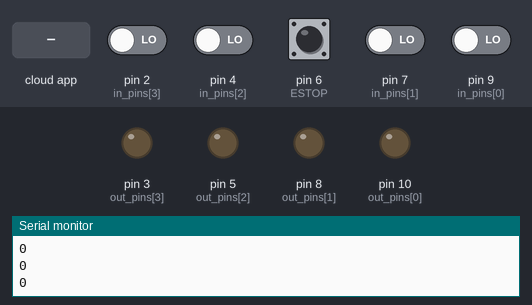
This sketch was run on a simulated Arduino Uno, built with avr-gcc and run on an emulated ATmega328P. On the bench: output pins drawn as LEDs (lit = HIGH), the last lines printed to the serial monitor. The inputs (shaded band) are chosen by the test bench; at power-on: pin 6 (ESTOP) HIGH, pin 2 (in_pins[3]), pin 4 (in_pins[2]), pin 7 (in_pins[1]), pin 9 (in_pins[0]) LOW. The ROS host is connected and sends only what is stated.

Above: at 1.2 s.
1.3 s: the phone or cloud app sets ready to 1
At 2.1 s:
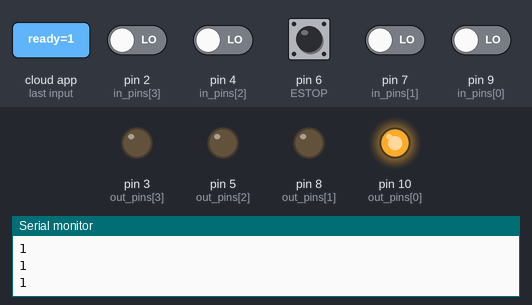
2.8 s: pin 2 (in_pins[3]) driven HIGH
At 4.0 s:
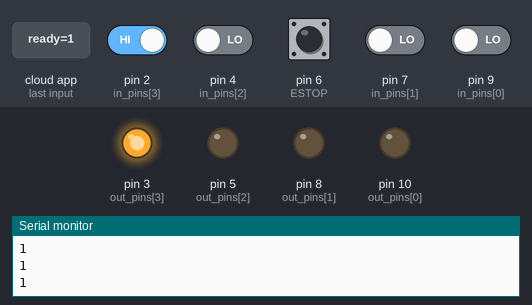
4.3 s: pin 4 (in_pins[2]) driven HIGH
At 5.2 s:
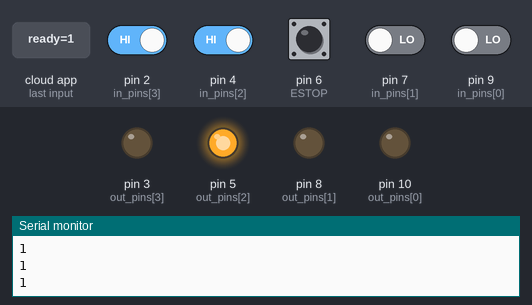
5.8 s: pin 7 (in_pins[1]) driven HIGH
At 7.3 s:
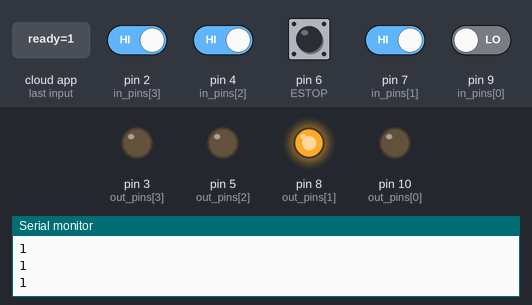
8.9 s: pin 9 (in_pins[0]) driven HIGH
At 10.3 s:
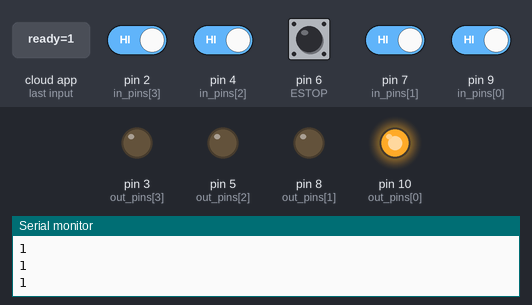
Timing chart, 0 to 11.4 s (numbered marks = the images above; inputs shaded):
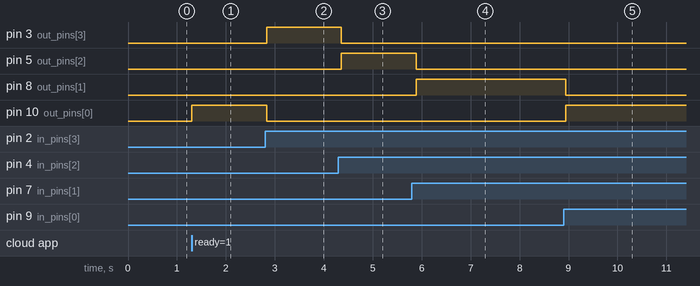

The sketch:

cart_button.ino
```cpp
#include <ros.h>
#include <std_msgs/Int8.h>


ros::NodeHandle nh;
std_msgs::Int8 button;


const int e_stop = -1;

const int joy_control = 0;
const int cart_record = 1;
const int cart_play = 2;
const int stack_init = 3;

#define ESTOP 6
#define DELAY 100

int p[4] = {0};
//int in_pins[4] = {2, 4, 7, 9};
int in_pins[4] = {9, 7, 4, 2};
//int out_pins[4] = {3, 5, 8, 10};
int out_pins[4] = {10, 8, 5, 3};
int state = 0;
int start = 0;

void sub_ready(const std_msgs::Int8 &msg){
  start = msg.data;
}


ros::Publisher pubButton("button", &button);
ros::Subscriber<std_msgs::Int8> sub("/ready", &sub_ready);

void setup() {
    nh.initNode();
    nh.advertise(pubButton);
    nh.subscribe(sub);

    pinMode(out_pins[0] , OUTPUT);
    pinMode(in_pins[0] , INPUT);

    pinMode(out_pins[1] , OUTPUT);
    pinMode(in_pins[1] , INPUT);

    pinMode(out_pins[2] , OUTPUT);
    pinMode(in_pins[2] , INPUT);

    pinMode(out_pins[3] , OUTPUT);
    pinMode(in_pins[3] , INPUT);

    pinMode(ESTOP, INPUT);
    digitalWrite(ESTOP, HIGH);

    Serial.begin(57600);
}


void loop(){
  Serial.println(start);
  if(start){
    if (digitalRead(ESTOP) == LOW) { //red button
      Serial.println("ESTOP!");
      button.data = e_stop;
      pubButton.publish(&button);
    } else {
      for(int i=0;i<4;i++) {
        int cur = digitalRead(in_pins[i]);
        if((p[i] == 0) && (cur == 1)) {
          if(state == 0) state = i;
          else if(state == i) state = 0;
          else state = i;
        }
        p[i] = cur;
      }
      for(int  i=0;i<4;i++) {
        if(state == i) {
          digitalWrite(out_pins[i], HIGH);
          button.data = i;
          pubButton.publish(&button);
        }
        else {
          digitalWrite(out_pins[i], LOW);
          pubButton.publish(&button);
        }
      }
    }
  }
    delay(DELAY);
    nh.spinOnce();
}
```

Measured:
- after the input at 1.3 s, pin 10 (out_pins[0]): LOW → HIGH at once
- after the input at 2.8 s, pin 3 (out_pins[3]): LOW → HIGH at once; pin 10 (out_pins[0]): HIGH → LOW at once
- after the input at 4.3 s, pin 3 (out_pins[3]): HIGH → LOW after 0.06 s; pin 5 (out_pins[2]): LOW → HIGH after 0.06 s
- after the input at 5.8 s, pin 5 (out_pins[2]): HIGH → LOW after 0.09 s; pin 8 (out_pins[1]): LOW → HIGH after 0.09 s
- after the input at 8.9 s, pin 8 (out_pins[1]): HIGH → LOW at once; pin 10 (out_pins[0]): LOW → HIGH at once
